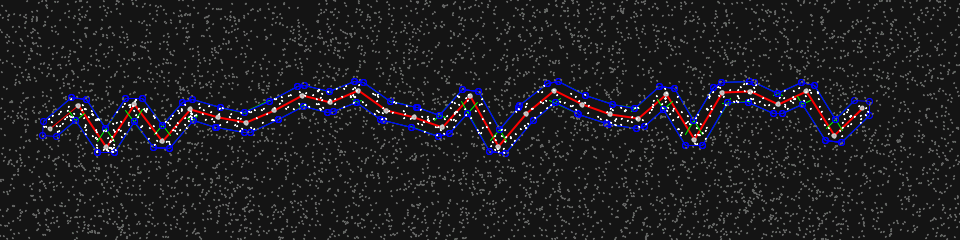
Frame 1 (no input)
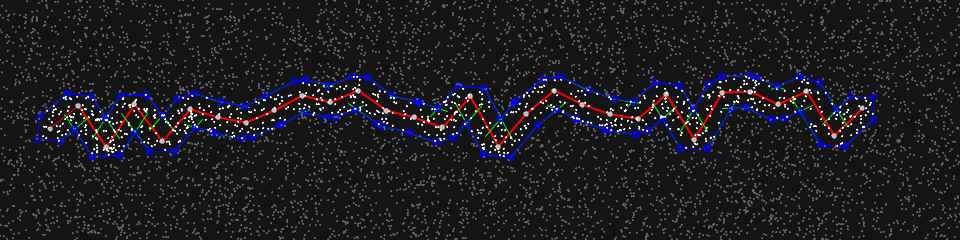
Frame 60 (the mouse pressed at the canvas centre just before this capture)
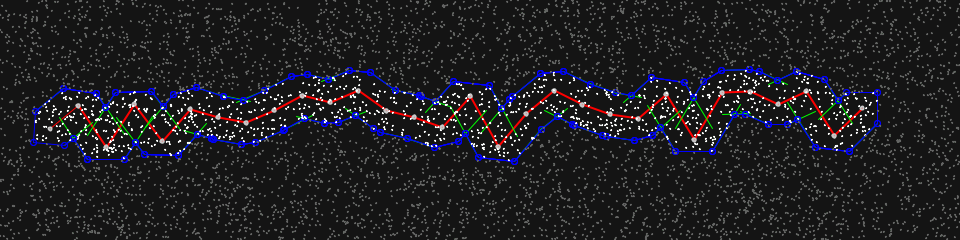
Frame 120 (the mouse held since frame 60 and released just before this capture)

The Processing sketch that drew these frames (run headless with seeded random() and noise(); from frame 60 on, the mouse is pressed at the canvas centre):

// Processing sketch: convexHull
// ── convexHull.pde
// http://stackoverflow.com/questions/5771908/computing-a-polygon-that-
// surrounds-a-multi-point-line
// Use convex hull
// http://stackoverflow.com/questions/1109536/an-algorithm-for-inflating-
// deflating-offsetting-buffering-polygons
import java.util.Collections;

int STAGE_LENGTH = 30;
float STAGE_SPACE = 10;
float STAGE_STEP = 0.1;
ArrayList<PVector> STAGE;
ArrayList<PVector> polygon;
ArrayList<PVector> points;
int amount = 0;

float stepper;
int counter;
float theta;

void setup() {
  size(960, 240);
  background(20);
  smooth();

  frameRate(24);
  counter = 1;
  stepper = 0;
  theta = 0;

  // Random route
  STAGE = new ArrayList<PVector>();
  for (int i = 0; i < STAGE_LENGTH; i += 1) {
    PVector position = new PVector(
      (((width - 100) / STAGE_LENGTH) * i) + 50,
      (random(0, 60) - 30) + (height / 2));
    STAGE.add(position);
  }

  points = new ArrayList<PVector>();
  for (int i = 0; i < 6000; i += 1) {
    points.add(new PVector(random(0, width), random(0, height)));
  }
}

ArrayList<PVector> createPolygon(ArrayList<PVector> stage) {
  ArrayList<PVector> t1;
  ArrayList<PVector> t2;
  ArrayList<PVector> t3 = new ArrayList<PVector>();

  t1 = fixSegments(expandedLineSegments(STAGE, true));
  t2 = fixSegments(expandedLineSegments(STAGE, false));

  PVector a1 = PVector.sub(STAGE.get(1), STAGE.get(0));
  PVector a2 = PVector.sub(STAGE.get(STAGE.size() - 2),
                           STAGE.get(STAGE.size() - 1));

  a1.normalize();
  a2.normalize();
  a1.mult(STAGE_SPACE);
  a2.mult(STAGE_SPACE);

  a1 = PVector.sub(STAGE.get(0), a1);
  a2 = PVector.sub(STAGE.get(STAGE.size() - 1), a2);

  t1.add(0, a1);
  t2.add(0, a1);
  t2.add(t2.size(), a2);

  Collections.reverse(t2);
  t3.addAll(t1);
  t3.addAll(t2);

  return t3;
}

void draw() {
  background(20);
  drawStage();

  strokeWeight(1);
  fill(0, 0, 255);
  stroke(0, 0, 255);

  STAGE_SPACE += 0.1;
  // polygon = convexHull(createPolygon(STAGE));
  polygon = createPolygon(STAGE);
  ArrayList<PVector> t1;
  ArrayList<PVector> t2;

  t1 = expandedLineSegments(STAGE, true);
  t2 = expandedLineSegments(STAGE, false);

  stroke(0, 255, 0);
  drawSegments(t1);
  drawSegments(t2);
  stroke(0, 0, 255);
  drawSegments(fixSegments(t1));
  drawSegments(fixSegments(t2));

  for (int i = 1; i < polygon.size(); i += 1) {
    noFill();
    ellipse(polygon.get(i).x, polygon.get(i).y, 6, 6);
    ellipse(polygon.get(i - 1).x,
            polygon.get(i - 1).y, 6, 6);
    line(polygon.get(i - 1).x, polygon.get(i - 1).y,
         polygon.get(i).x, polygon.get(i).y);
  }

  fill(100, 255, 100);

  for (int i = 0; i < points.size(); i += 1) {
    PVector pos = points.get(i);
    boolean isInside = insidePolygon(polygon, pos);

    if (isInside == true) {
      stroke(255);
    } else {
      stroke(100);
    }
    ellipse(pos.x, pos.y, 1, 1);
  }

  theta += 0.01;
  stepper += STAGE_STEP;
  if (stepper > 1) {
    counter += 1;
    if (counter >= STAGE_LENGTH - 1) {
      counter = 1;
    }
    stepper = 0;
  }
}

void drawStage() {
  for (int i = 1; i < STAGE.size(); i += 1) {
    PVector from = STAGE.get(i - 1);
    PVector to = STAGE.get(i);

    noFill();
    stroke(255, 0, 0);
    line(from.x, from.y, to.x, to.y);
    stroke(200);
    strokeWeight(2);
    ellipse(from.x, from.y, 3, 3);
    ellipse(to.x, to.y, 3, 3);
  }
}

void drawSegments(ArrayList<PVector> segments) {
  for (int i = 0; i < segments.size(); i += 2) {
    PVector p1 = segments.get(i);
    PVector p2 = segments.get(i + 1);
    line(p1.x, p1.y, p2.x, p2.y);
  }
}

ArrayList<PVector> fixSegments(ArrayList<PVector> segments) {
  ArrayList<PVector> fixed = new ArrayList<PVector>();
  ArrayList<Integer> indexes = new ArrayList<Integer>();

  fixed.addAll(segments);

  for (int i = 0; i < fixed.size() - 2; i += 2) {
    PVector p1 = fixed.get(i);
    PVector p2 = fixed.get(i + 1);
    PVector p3 = fixed.get(i + 2);
    PVector p4 = fixed.get(i + 3);

    PVector intersect = lineIntersection(p1, p2, p3, p4);

    if (intersect != null) {
      // The lines intersect
      fixed.set(i + 1, intersect);
      fixed.set(i + 2, intersect);
    } else {
      // No intersection we will have to add a line
      indexes.add(i + 1);
    }
  }

  for (int i = 0; i < indexes.size(); i += 1) {
    // Indexes will change as we add more elements...
    int index = indexes.get(i) + (2 * i);
    PVector p2 = fixed.get(index);
    PVector p3 = fixed.get(index + 1);

    fixed.add(index, p2);
    fixed.add(index + 1, p3);
  }

  return fixed;
}

ArrayList<PVector> expandedLineSegments(ArrayList<PVector> segments,
                                        boolean direction) {
  ArrayList<PVector> lineSegments = new ArrayList<PVector>();

  for (int i = 0; i < segments.size() - 1; i += 1) {
    PVector current = segments.get(i);
    PVector future = segments.get(i + 1);

    PVector p0;
    PVector normal1 = PVector.sub(current, future);

    if (direction == true) {
      p0 = new PVector(-normal1.y, normal1.x); // top
    } else {
      p0 = new PVector(normal1.y, -normal1.x); // bottom
    }

    p0.normalize();
    p0.mult(STAGE_SPACE);

    lineSegments.add(PVector.add(current, p0));
    lineSegments.add(PVector.add(future, p0));
  }

  return lineSegments;
}

PVector lineIntersection(PVector line1_1, PVector line1_2,
                         PVector line2_1, PVector line2_2) {
  float bx = line1_2.x - line1_1.x;
  float by = line1_2.y - line1_1.y;
  float dx = line2_2.x - line2_1.x;
  float dy = line2_2.y - line2_1.y;
  float b_dot_d_perp = bx * dy - by * dx;

  if(b_dot_d_perp == 0) {
    return null;
  }

  float cx = line2_1.x - line1_1.x;
  float cy = line2_1.y - line1_1.y;
  float t = (cx * dy - cy * dx) / b_dot_d_perp;

  if(t < 0 || t > 1) {
    return null;
  }

  float u = (cx * by - cy * bx) / b_dot_d_perp;
  if(u < 0 || u > 1) {
    return null;
  }

  return new PVector(line1_1.x + t * bx, line1_1.y + t * by);
}

boolean insidePolygon(ArrayList<PVector> vertices, PVector pos) {
  boolean result = false;
  int j = vertices.size() - 1;

  for (int i = 0; i < vertices.size(); i++) {
    if ((vertices.get(i).y < pos.y &&
         vertices.get(j).y >= pos.y ||
         vertices.get(j).y < pos.y &&
         vertices.get(i).y >= pos.y) &&
        (vertices.get(i).x <= pos.x ||
         vertices.get(j).x <= pos.x)) {
      result ^= (
        vertices.get(i).x + (
          pos.y - vertices.get(i).y) / (vertices.get(j).y - vertices.get(i).y
        ) * (
          vertices.get(j).x - vertices.get(i).x
        ) < pos.x
      );
    }
    j = i;
  }

  return result;
}


// TODO -----------------------------------------------------------------------

// use the cross product to determin if we have a right turn
boolean isRightTurn(PVector a, PVector b, PVector c) {
  return ((b.x - a.x)*(c.y - a.y) - (b.y - a.y)*(c.x - a.x)) >= 0;
}

PVector copyOf(PVector p){
  return new PVector(p.x, p.y);
}

// builds a convex hull around the given points
// using the Graham scan algorithm
// ArrayList<PVector> convexHull(ArrayList<PVector> points) {
//   if (points.size() < 3)
//     return null;
 
//   // find the point with the least y, then x coordinate
//   PVector p0 = null;
//   for (int i = 0; i < points.size(); ++i) {
//     PVector curr = points.get(i);
//     if (p0 == null ||
//         curr.y < p0.y ||
//         (curr.y == p0.y && curr.x < p0.x))
//       p0 = curr;
//   }
 
//   // sort the points by angle around p0
//   class PointAngleComparator implements Comparator {
//     private PVector p0;
//     public PointAngleComparator(PVector p0_) { p0 = p0_; }
//     private float angle(PVector pt) {
//       return atan2(pt.y - p0.y, pt.x - p0.x);
//     }
//     public int compare(Object o1, Object o2) {
//       PVector p1 = (PVector) o1, p2 = (PVector) o2;
//       float a1 = angle(p1), a2 = angle(p2);
//       if (a1 > a2) return 1;
//       if (a1 < a2) return -1;
//       return Float.compare(dist(p0.x, p0.y, p1.x, p1.y), dist(p0.x, p0.y, p2.x, p2.y));
//     }
//   }
//   Collections.sort(points, new PointAngleComparator(p0));
 
//   // build the hull
//   ArrayList<PVector> hull = new ArrayList<PVector>();
//   hull.add(points.get(0)); hull.add(points.get(1)); hull.add(points.get(2));
//   for (int i = 3; i < points.size(); ++i) {
//     PVector cur = points.get(i);
//     while (hull.size() >= 3) {
//       PVector snd = hull.get(hull.size() - 2);
//       PVector top = hull.get(0);
//       float crossproduct = (top.x - snd.x) * (cur.y - snd.y) - (cur.x - snd.x) * (top.y - snd.y);
//       if (crossproduct > 0) break;
//       hull.get(0);
//     }
//     hull.add(0, cur);
//   }
 
//   return hull;
// }
 


ArrayList<PVector> convexHull(ArrayList<PVector> points) {
  ArrayList<PVector> hull = new ArrayList<PVector>();
  int currentPoint = 2;
  int direction = 1;
  Collections.sort(points, new LexicalComparison());
  // for (int currentPoint = 0; currentPoint < points.size(); currentPoint += 1) {

  // add the next point
  hull.add(points.get(currentPoint));

  // look at the turn direction in the last three points
  // (we have to work with copies of the points because Java)
  PVector h1 = copyOf(hull.get(hull.size() - 3));
  PVector h2 = copyOf(hull.get(hull.size() - 2));
  PVector h3 = copyOf(hull.get(hull.size() - 1));

  // while there are more than two points in the hull
  // and the last three points do not make a right turn
  while (!isRightTurn (h1, h2, h3) && hull.size() > 2) {
    // remove the middle of the last three points
    hull.remove(hull.size() - 2);

    // refresh our copies because Java
    if (hull.size() >= 3) {
      h1 = copyOf(hull.get(hull.size() - 3));
    }
    h2 = copyOf(hull.get(hull.size() - 2));
    h3 = copyOf(hull.get(hull.size() - 1));
  }

  // going through left-to-right calculates the top hull
  // when we get to the end, we reverse direction
  // and go back again right-to-left to calculate the bottom hull
  if (currentPoint == points.size() -1 || currentPoint == 0) {
    direction = direction * -1;
  }

  currentPoint += direction;

  return hull;
}

import java.util.Comparator;

public class LexicalComparison implements Comparator<PVector> {
  public LexicalComparison() {
  }

  public int compare(PVector v1, PVector v2) {
    if (v1.x > v2.x) {
      return 1;
    } 
    else if (v1.x < v2.x) {
      return -1;
    } 
    else { // x component is the same, check y
      if (v1.y > v2.y) {
        return 1;
      } 
      else {
        return -1;
      }
    }
  }
}
